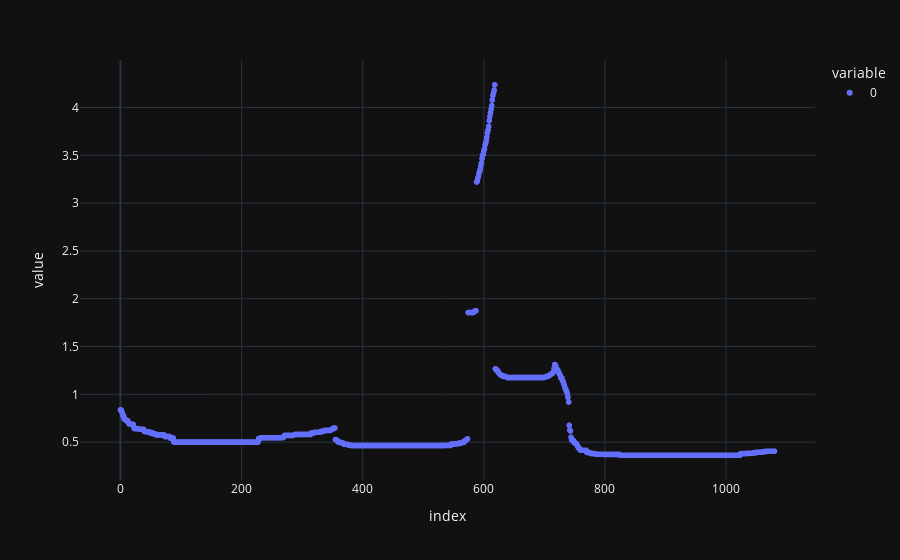

Source (notebook cell):
### Code cell
# the effective depth at an angle is the closest distance to any object the car would
# hit at that angle.
effective_depth = np.nanmin(blocking, axis=1)
px.scatter(effective_depth)

### Figure 1 — Plotly figure (JSON) as saved in the notebook; plotly's stock layout.template omitted (floating-point values rounded to 4 significant figures; data arrays with more than 128 entries replaced by an {"elided": "..."} marker saying what was removed)
{"data": [{"hovertemplate": "variable=0<br>index=%{x}<br>value=%{y}<extra></extra>", "legendgroup": "0", "marker": {"color": "#636efa", "symbol": "circle"}, "mode": "markers", "name": "0", "showlegend": true, "type": "scattergl", "x": {"elided": "1081 int values"}, "xaxis": "x", "y": {"elided": "1081 float values"}, "yaxis": "y"}], "layout": {"legend": {"title": {"text": "variable"}, "tracegroupgap": 0}, "margin": {"t": 60}, "xaxis": {"anchor": "y", "domain": [0, 1], "title": {"text": "index"}}, "yaxis": {"anchor": "x", "domain": [0, 1], "title": {"text": "value"}}}}
